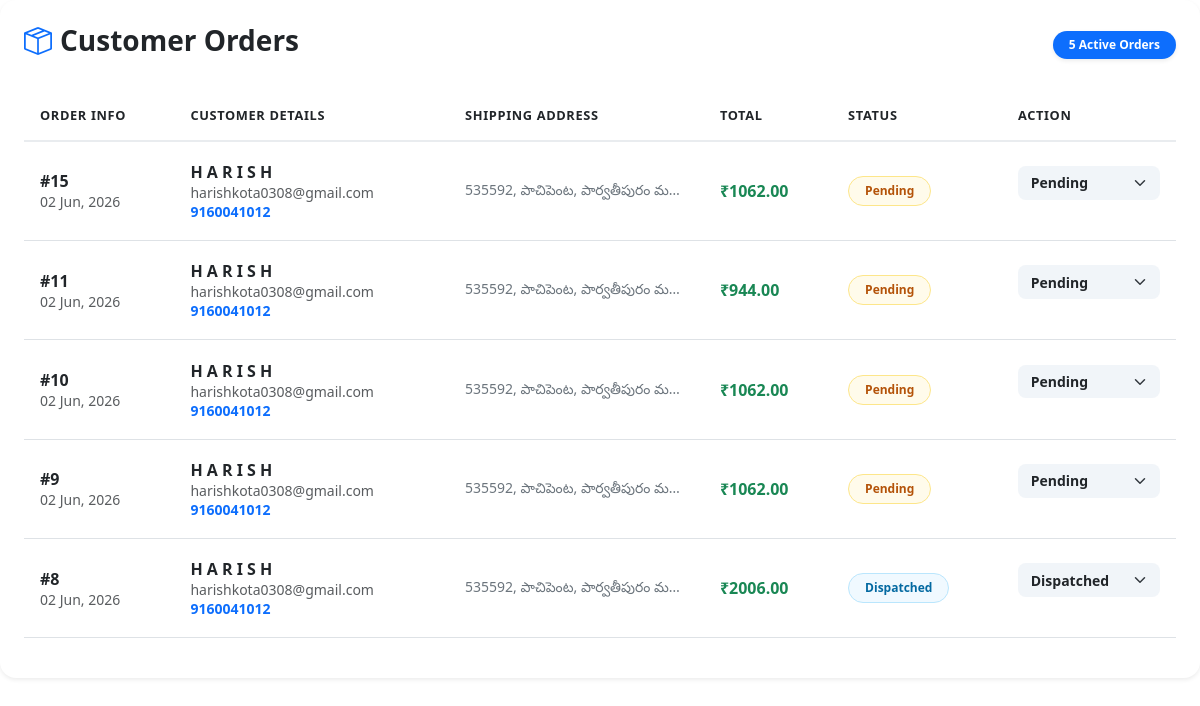
Page /admin-orders/ (signed in) on the committed database.
### App/models.py (models this page shows, shortened)
class Order(models.Model):
    STATUS_CHOICES = (
        ('Pending', 'Pending'),
        ('Dispatched', 'Dispatched'),
        ('Delivered', 'Delivered'),
    )
    user = models.ForeignKey(User, on_delete=models.CASCADE, related_name='orders')
    full_name = models.CharField(max_length=255)
    email = models.EmailField()
    phone = models.CharField(max_length=20)
    delivery_address = models.TextField() # Profile address ikkada copy avthundi
    total_amount = models.DecimalField(max_digits=10, decimal_places=2)
    payment_method = models.CharField(max_length=50, default='COD')
    status = models.CharField(max_length=20, choices=STATUS_CHOICES, default='Pending')
    created_at = models.DateTimeField(auto_now_add=True)

### App/views.py (the view)
# urls.py: path('admin-orders/', views.admin_orders, name='admin_orders'),
def admin_orders(request):
    if not request.user.is_superuser:
        return redirect('home')
    orders = Order.objects.all().order_by('-created_at')
    return render(request, 'admin_orders.html', {'orders': orders})

### App/templates/admin_orders.html (shortened to what this page needs)
{% block admin_content %}
<link href="https://cdn.jsdelivr.net/npm/bootstrap@5.3.0/dist/css/bootstrap.min.css" rel="stylesheet">
<link rel="stylesheet" href="https://cdn.jsdelivr.net/npm/bootstrap-icons@1.11.0/font/bootstrap-icons.min.css">
<div class="card border-0 shadow-sm rounded-4 p-4 mb-5">
    <div class="d-flex justify-content-between align-items-center mb-4">
        <h3 class="fw-bold text-dark"><i class="bi bi-box-seam me-2 text-primary"></i>Customer Orders</h3>
        <span class="badge bg-primary px-3 py-2 rounded-pill shadow-sm">{{ orders.count }} Active Orders</span>
    </div>
    <div class="table-responsive">
        <table class="table table-hover align-middle">
            <thead class="bg-light text-uppercase text-muted" style="font-size: 0.8rem;">
                <tr>
                    <th>Order Info</th>
                    <th>Customer Details</th>
                    <th>Shipping Address</th>
                    <th>Total</th>
                    <th>Status</th>
                    <th>Action</th>
                </tr>
            </thead>
            <tbody>
                {% for order in orders %}
                <tr class="border-bottom">
                    <td>
                        <div class="fw-bold text-dark">#{{ order.id }}</div>
                        <small class="text-muted">{{ order.created_at|date:"d M, Y" }}</small>
                    </td>
                    <td>
                        <div class="fw-semibold text-dark">{{ order.full_name }}</div>
                        <small class="text-muted">{{ order.email }}</small><br>
                        <small class="text-primary fw-bold">{{ order.phone }}</small>
                    </td>
                    <td style="max-width: 200px;">
                        <small class="text-secondary d-block text-truncate" title="{{ order.delivery_address }}">
                            {{ order.delivery_address }}
                        </small>
                    </td>
                    <td class="fw-bold text-success">₹{{ order.total_amount }}</td>
                    <td>
                        <span class="badge rounded-pill px-3 py-2
                            {% if order.status == 'Pending' %}bg-warning-subtle
                            {% elif order.status == 'Dispatched' %}bg-info-subtle
                            {% elif order.status == 'Delivered' %}bg-success-subtle
                            {% elif order.status == 'Cancelled' %}bg-danger-subtle
                            {% else %}bg-secondary-subtle{% endif %}">
                            {{ order.status }}
                        </span>
                    </td>
                    <td>
                        <div class="d-flex gap-2">
                            <form action="{% url 'update_order_status' order.id %}" method="POST" class="flex-grow-1">
                                <select name="status" class="form-select form-select-sm border-0 bg-light fw-bold" onchange="this.form.submit()">
                                    <option value="Pending" {% if order.status == 'Pending' %}selected{% endif %}>Pending</option>
                                    <option value="Dispatched" {% if order.status == 'Dispatched' %}selected{% endif %}>Dispatched</option>
                                </select>
                            </form>
                        </div>
                    </td>
                </tr>
                {% empty %}
                <tr>
                    <td colspan="6" class="text-center py-5 text-muted">No active orders found.</td>
                </tr>
                {% endfor %}
            </tbody>
        </table>
    </div>
</div>
{% endblock %}

### App/templates/admin_orders.html (style rules this page uses)
.table thead th { border-bottom: 2px solid #e9ecef !important; padding: 1rem; font-weight: 700; letter-spacing: 0.05em; }
.table td { padding: 1.2rem 1rem; }
.bg-warning-subtle { background-color: #fffbeb !important; color: #b45309 !important; border: 1px solid #fde68a; }
.bg-info-subtle { background-color: #f0f9ff !important; color: #0369a1 !important; border: 1px solid #bae6fd; }
.form-select { cursor: pointer; border-radius: 8px; padding: 0.4rem 0.8rem; background-color: #f1f5f9 !important; }

### rows in the picture
Order: id "15", created_at "02 Jun, 2026", full_name "H A R I S H", email "harishkota0308@gmail.com", phone "9160041012", delivery_address "535592, పాచిపెంట, పార్వతీపురం మ…", total_amount "1062.00", status "Pending"
Order: id "11", created_at "02 Jun, 2026", full_name "H A R I S H", email "harishkota0308@gmail.com", phone "9160041012", delivery_address "535592, పాచిపెంట, పార్వతీపురం మ…", total_amount "944.00", status "Pending"
Order: id "10", created_at "02 Jun, 2026", full_name "H A R I S H", email "harishkota0308@gmail.com", phone "9160041012", delivery_address "535592, పాచిపెంట, పార్వతీపురం మ…", total_amount "1062.00", status "Pending"
Order: id "9", created_at "02 Jun, 2026", full_name "H A R I S H", email "harishkota0308@gmail.com", phone "9160041012", delivery_address "535592, పాచిపెంట, పార్వతీపురం మ…", total_amount "1062.00", status "Pending"
Order: id "8", created_at "02 Jun, 2026", full_name "H A R I S H", email "harishkota0308@gmail.com", phone "9160041012", delivery_address "535592, పాచిపెంట, పార్వతీపురం మ…", total_amount "2006.00", status "Dispatched"

### other values in the picture
{{ orders.count }} "5"
